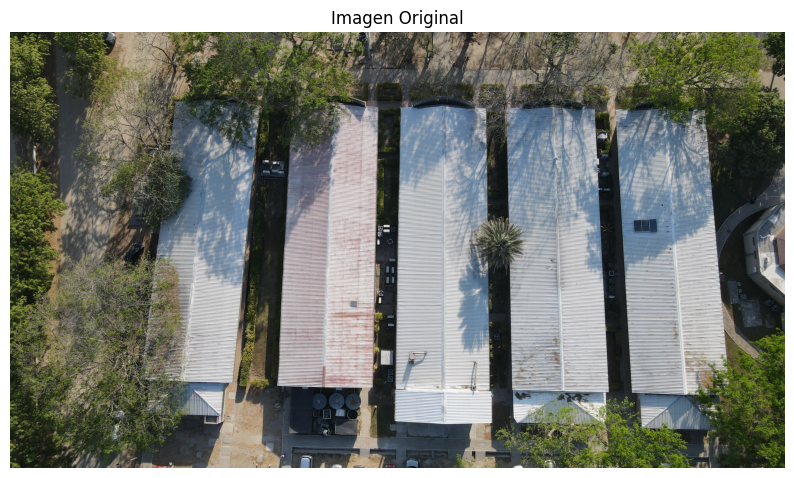
#> input picture IMAGEN A ANALIZAR.png, 794 x 478 px
$ jupyter execute 'Proyecto_3_Señales_PR.ipynb'
#> lines starting #> are read from the running program, lines starting #| are printed output that depends on the picture; after the words box and inside, x2 and y2 are one past the last pixel; in counts of white or black regions, pixels touching at a corner belong together; long printed decimals are rounded
PROYECTO DE SEPARACIÓN DE IMÁGENES DE UN DRON COMO SEÑALES ESPACIALES

[cell 1]
from google.colab import files

uploaded = files.upload()
#> the answer given: IMAGEN A ANALIZAR.png

Adquisición y preprocesamiento de imágenes

La lectura y el procesamiento de las imágenes se realizaron mediante la librería OpenCV (cv2). Debido a que esta biblioteca interpreta las imágenes utilizando el formato BGR, fue necesario transformarlas al formato RGB para garantizar una visualización correcta y una adecuada interpretación de los colores durante el análisis.

[cell 2]
import cv2
import matplotlib.pyplot as plt

# Obtener nombre del archivo subido
nombre_imagen = list(uploaded.keys())[0]

# Leer imagen
img_bgr = cv2.imread(nombre_imagen)
#> img_bgr is the input picture: shape (478, 794, 3); mean B, G, R 118.9, 126.1, 123.2

# Convertir BGR -> RGB
img_rgb = cv2.cvtColor(img_bgr, cv2.COLOR_BGR2RGB)

# Mostrar imagen
plt.figure(figsize=(10,6))
plt.imshow(img_rgb)
plt.title("Imagen Original")
plt.axis("off")
plt.show()

#**Separacion de canales RGB**

Una imagen en formato RGB puede representarse mediante tres matrices bidimensionales independientes, asociadas a los canales rojo (R), verde (G) y azul (B). Cada una de estas matrices contiene los valores de intensidad correspondientes a su componente de color, permitiendo analizar por separado la contribución de cada canal dentro de la señal espacial que conforma la imagen.

[cell 3]
# Separar canales RGB
R = img_rgb[:, :, 0]
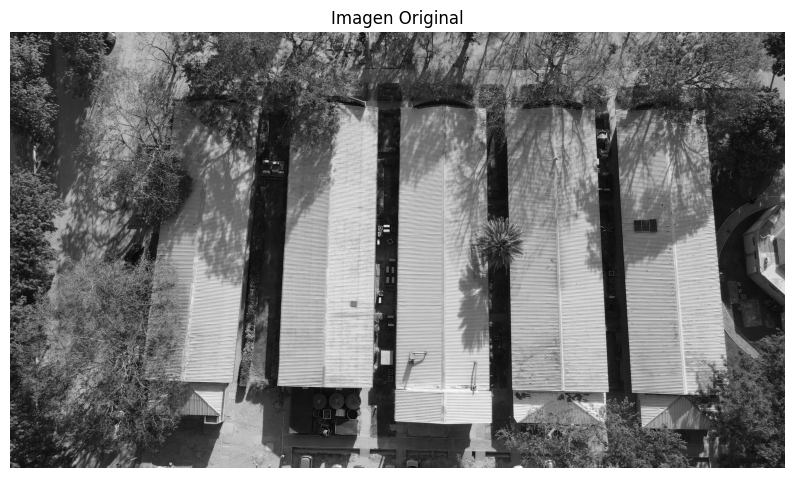
#> R: shape (478, 794); min 0, max 255, mean 123.2
G = img_rgb[:, :, 1]
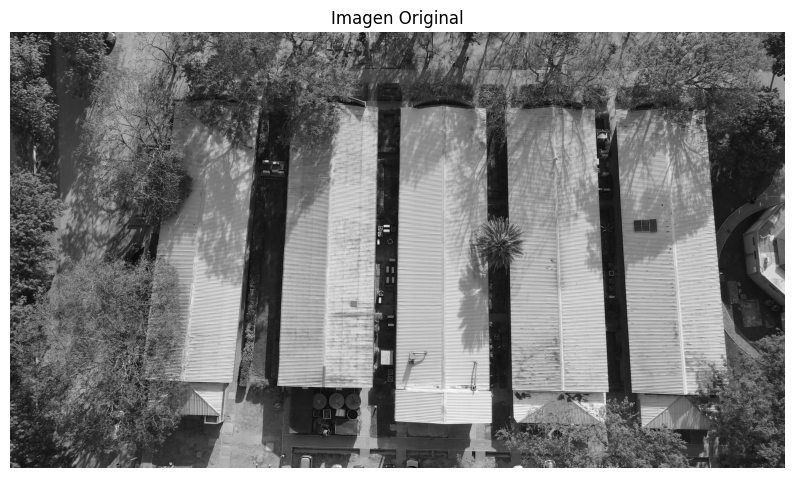
#> G: shape (478, 794); min 0, max 255, mean 126.1
B = img_rgb[:, :, 2]
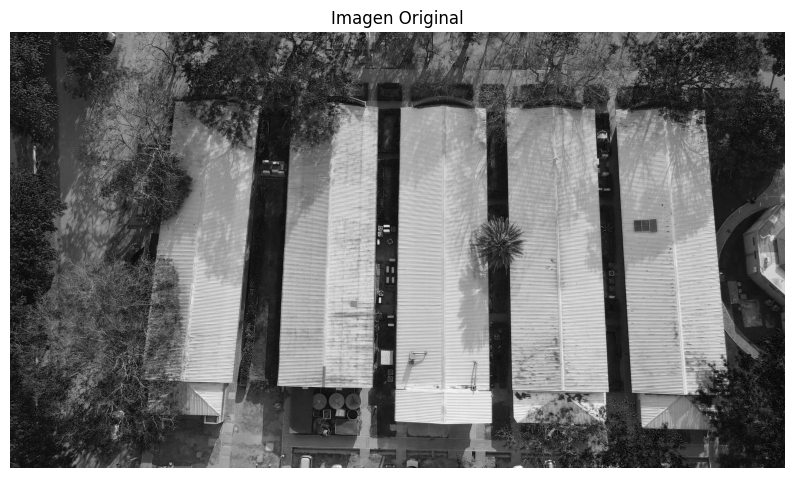
#> B: shape (478, 794); min 0, max 255, mean 118.9

# Mostrar dimensiones
print("Dimensión canal R:", R.shape)
#| Dimensión canal R: (478, 794)
print("Dimensión canal G:", G.shape)
#| Dimensión canal G: (478, 794)
print("Dimensión canal B:", B.shape)
#| Dimensión canal B: (478, 794)

# Mostrar canales
plt.figure(figsize=(15,5))

plt.subplot(1,3,1)
plt.imshow(R, cmap='gray')
plt.title("Canal R")
plt.axis("off")

plt.subplot(1,3,2)
plt.imshow(G, cmap='gray')
plt.title("Canal G")
plt.axis("off")

plt.subplot(1,3,3)
plt.imshow(B, cmap='gray')
plt.title("Canal B")
plt.axis("off")

plt.show()
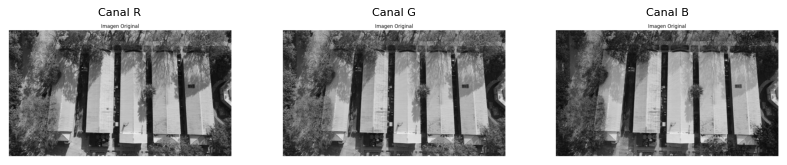
#> figure drawn by matplotlib, 3 panels

Análisis Estadístico de los Canales RGB

Aunque las imágenes correspondientes a los canales RGB presentan una apariencia similar cuando se visualizan en escala de grises, cada una contiene valores numéricos de intensidad diferentes. Por esta razón, resulta necesario realizar un análisis estadístico que permita comparar cuantitativamente el comportamiento de cada canal.

Para ello, se calcularon estadísticas básicas de intensidad, como el valor promedio de los canales rojo (R), verde (G) y azul (B). Estos indicadores permiten evaluar la contribución relativa de cada componente de color a la imagen original y comprender mejor la distribución de los niveles de brillo presentes en la escena analizada.

[cell 4]
import numpy as np
#numpy es una libreria que maneja matrices y operaciones matematicas
print("Promedio canal R:", np.mean(R))
#| Promedio canal R: 123.174
print("Promedio canal G:", np.mean(G))
#| Promedio canal G: 126.051
print("Promedio canal B:", np.mean(B))
#| Promedio canal B: 118.907

print("Mínimo R:", np.min(R), "Máximo R:", np.max(R))
#| Mínimo R: 0 Máximo R: 255
print("Mínimo G:", np.min(G), "Máximo G:", np.max(G))
#| Mínimo G: 0 Máximo G: 255
print("Mínimo B:", np.min(B), "Máximo B:", np.max(B))
#| Mínimo B: 0 Máximo B: 255

Los valores promedio de intensidad muestran diferencias entre los canales RGB. El canal azul presenta una intensidad promedio menor respecto a los canales rojo y verde, lo cual indica una respuesta distinta de las superficies de agua y vegetación presentes en la escena. Estas diferencias permiten utilizar la información espectral de los canales para tareas de segmentación.

# **Recorte de región de interés**

Para reducir falsas detecciones en árboles y sombras, se seleccionó una región de interés que contiene únicamente el área de los hángares.

[cell 5]
# Recortar región de interés aproximada
# Formato: imagen[y1:y2, x1:x2]
roi = img_rgb[150:1900, 500:3700]
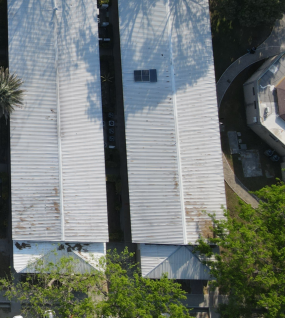
#> roi: shape (328, 294, 3); mean R, G, B 121, 127.9, 124

plt.figure(figsize=(12,6))
plt.imshow(roi)
plt.title("Región de interés - Hangares")
plt.axis("off")
plt.show()

# Conversión de la región de interés a HSV

La región de interés (ROI) fue transformada del espacio de color RGB al espacio HSV (Hue, Saturation, Value) con el objetivo de mejorar la diferenciación entre los distintos elementos presentes en la imagen. Esta conversión permite separar la información de tonalidad, saturación e intensidad luminosa, facilitando la identificación de áreas con características cromáticas similares.

En particular, el espacio HSV resalta las diferencias entre las zonas de vegetación de tonalidad verde clara, los árboles y el entorno circundante, lo que favorece los procesos de segmentación y clasificación. Gracias a esta representación, es posible establecer umbrales más precisos para aislar regiones específicas de interés y reducir la influencia de variaciones de iluminación presentes en la escena.

[cell 6]
# Convertir ROI a HSV
roi_hsv = cv2.cvtColor(roi, cv2.COLOR_RGB2HSV)
#> roi_hsv: shape (328, 294, 3); mean H, S, V 76.8, 50.3, 133.1

# Nuevos rangos HSV para detectar zonas verdes (ajusta si es necesario)
# Estos son rangos generales para el verde, es posible que necesites afinar H (tono)
# Lower/Upper Green: [Hue_min, Saturation_min, Value_min] a [Hue_max, Saturation_max, Value_max]
# H: Tono (0-179), S: Saturación (0-255), V: Brillo (0-255)
lower_green = np.array([35, 40, 40])  # Un verde más claro/menos saturado
upper_green = np.array([85, 255, 255]) # Un verde más oscuro/saturado

# Crear máscara para el verde
mask_roi = cv2.inRange(roi_hsv, lower_green, upper_green)
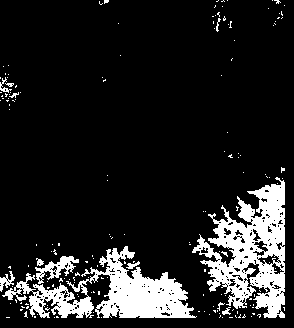
#> mask_roi: shape (328, 294); 13.5% white; 173 white regions (161 under 20 px), largest, box (x1, y1, x2, y2) and area: (192, 177, 285, 318) 6157, (2, 246, 197, 318) 5477, (35, 256, 79, 284) 458
#> the sliders are set to h_min = 35, s_min = 40, v_min = 40, h_max = 85, s_max = 255, v_max = 255, clean_kernel_size = 5, clean_iterations = 1, merge_kernel_size = 35, merge_iterations = 2, min_area_val = 5000

# Mostrar máscara de zonas verdes
plt.figure(figsize=(12,6))
plt.imshow(mask_roi, cmap='gray')
plt.title("Máscara de Zonas Verdes/Árboles (HSV)")
plt.axis("off")
plt.show()

**Segmentación inicial mediante umbrales HSV**

Se aplicó una umbralización en el espacio HSV para separar las regiones asociadas a las zonas verdes de color claro. La máscara binaria representa en color blanco las regiones detectadas dentro del rango espectral seleccionado.

# **Separación de regiones zonas verdes**

Debido a que algunas piscinas aparecían unidas dentro de la máscara binaria, se utilizó el algoritmo HVS para separar regiones conectadas en este caso arboles o zonas verdes CLARAS y asi poder mejorar el conteo automático.

# Analisis de sensibilidad

[cell 7]
import ipywidgets as widgets
from IPython.display import display
import matplotlib.pyplot as plt
import cv2
import numpy as np

def analyze_sensitivity(
    h_min, s_min, v_min, h_max, s_max, v_max,
    clean_kernel_size, clean_iterations,
    merge_kernel_size, merge_iterations,
    min_area_val
):
    # Reconstruct HSV bounds
#> called with h_min = 35, s_min = 40, v_min = 40, h_max = 85, s_max = 255, v_max = 255, clean_kernel_size = 5, clean_iterations = 1
    lower_bound = np.array([h_min, s_min, v_min])
    upper_bound = np.array([h_max, s_max, v_max])

    # 1. Initial segmentation using HSV thresholds
    mask_hsv_current = cv2.inRange(roi_hsv, lower_bound, upper_bound)

    # 2. Mask cleaning (Morphological OPEN)
    # Ensure kernel_size_val is odd
    clean_kernel_size = clean_kernel_size if clean_kernel_size % 2 != 0 else clean_kernel_size + 1
    clean_kernel = np.ones((clean_kernel_size, clean_kernel_size), np.uint8)
    mask_cleaned = cv2.morphologyEx(mask_hsv_current, cv2.MORPH_OPEN, clean_kernel, iterations=clean_iterations)
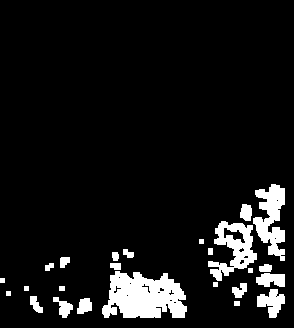
#> mask_cleaned: shape (328, 294); 8.2% white; 25 white regions, largest, box (x1, y1, x2, y2) and area: (102, 271, 187, 318) 2905, (253, 184, 285, 261) 1385, (208, 221, 257, 281) 1364

    # 3. Merge (Morphological DILATE to connect nearby regions)
    merge_kernel_size = merge_kernel_size if merge_kernel_size % 2 != 0 else merge_kernel_size + 1
    merge_kernel = np.ones((merge_kernel_size, merge_kernel_size), np.uint8)
    mask_merged = cv2.dilate(mask_cleaned, merge_kernel, iterations=merge_iterations)
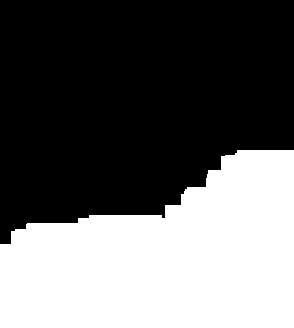
#> mask_merged: shape (328, 294); 39.8% white; 1 white region

    # 4. Find Contours
    contours, _ = cv2.findContours(mask_merged, cv2.RETR_EXTERNAL, cv2.CHAIN_APPROX_SIMPLE)
#> contours = 1 contour; box (x1, y1, x2, y2) and area: (0, 150, 294, 328) 37920

    num_green_zones = 0
    resultado_current = roi.copy() # Draw on a copy of the ROI

    # 5. Filter by Area and Draw Bounding Boxes
    for c in contours:
        area = cv2.contourArea(c)

        if area > min_area_val:
            x, y, w, h = cv2.boundingRect(c)
            cv2.rectangle(resultado_current, (x, y), (x + w, y + h), (0, 255, 0), 3) # Green bounding box
            num_green_zones += 1
#> this loop made 1 pass
#> (area, x, y, w, h, num_green_zones) on pass 1: (37920.5, 0, 150, 294, 178, 1)
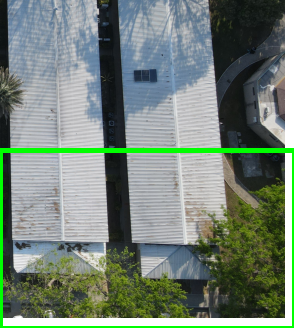
#> resultado_current: shape (328, 294, 3); 3.03% of pixels changed, all inside (x1, y1, x2, y2) = (0, 148, 294, 328)
#> after the loop, num_green_zones = 1

    # Display results
    fig, axes = plt.subplots(1, 3, figsize=(20, 7))

    axes[0].imshow(mask_hsv_current, cmap='gray')
    axes[0].set_title("Máscara HSV inicial (Zonas Verdes)")
    axes[0].axis("off")

    axes[1].imshow(mask_merged, cmap='gray')
    axes[1].set_title("Máscara limpia y unida (morfología)")
    axes[1].axis("off")

    axes[2].imshow(resultado_current)
    axes[2].set_title(f"Zonas Verdes/Árboles Detectadas: {num_green_zones}")
    axes[2].axis("off")

    plt.tight_layout()
    plt.show()

    print(f"Número de Zonas Verdes/Árboles detectadas: {num_green_zones}")
#| Número de Zonas Verdes/Árboles detectadas: 1
    print(f"Parámetros usados: H_min={h_min}, S_min={s_min}, V_min={v_min}, H_max={h_max}, S_max={s_max}, V_max={v_max}, Clean_Kernel={clean_kernel_size}, Clean_Iterations={clean_iterations}, Merge_Kernel={merge_kernel_size}, Merge_Iterations={merge_iterations}, Min_Area={min_area_val}")


# Create widgets for parameters with initial values based on green zone detection
h_min_slider = widgets.IntSlider(min=0, max=179, step=1, value=35, description='H Min')
s_min_slider = widgets.IntSlider(min=0, max=255, step=1, value=40, description='S Min')
v_min_slider = widgets.IntSlider(min=0, max=255, step=1, value=40, description='V Min')

h_max_slider = widgets.IntSlider(min=0, max=179, step=1, value=85, description='H Max')
s_max_slider = widgets.IntSlider(min=0, max=255, step=1, value=255, description='S Max')
v_max_slider = widgets.IntSlider(min=0, max=255, step=1, value=255, description='V Max')

clean_kernel_size_slider = widgets.IntSlider(min=1, max=21, step=2, value=5, description='Clean Kernel Size') # For MORPH_OPEN
clean_iterations_slider = widgets.IntSlider(min=1, max=5, step=1, value=1, description='Clean Iterations')

merge_kernel_size_slider = widgets.IntSlider(min=1, max=51, step=2, value=35, description='Merge Kernel Size') # For DILATE
merge_iterations_slider = widgets.IntSlider(min=1, max=5, step=1, value=2, description='Merge Iterations')

min_area_slider = widgets.IntSlider(min=100, max=10000, step=100, value=5000, description='Min Area') # Adjusted for green zones

# Link widgets to the function
sensitivity_widget = widgets.interactive(
    analyze_sensitivity,
    h_min=h_min_slider, s_min=s_min_slider, v_min=v_min_slider,
    h_max=h_max_slider, s_max=s_max_slider, v_max=v_max_slider,
    clean_kernel_size=clean_kernel_size_slider,
    clean_iterations=clean_iterations_slider,
    merge_kernel_size=merge_kernel_size_slider,
    merge_iterations=merge_iterations_slider,
    min_area_val=min_area_slider
)

display(sensitivity_widget)
